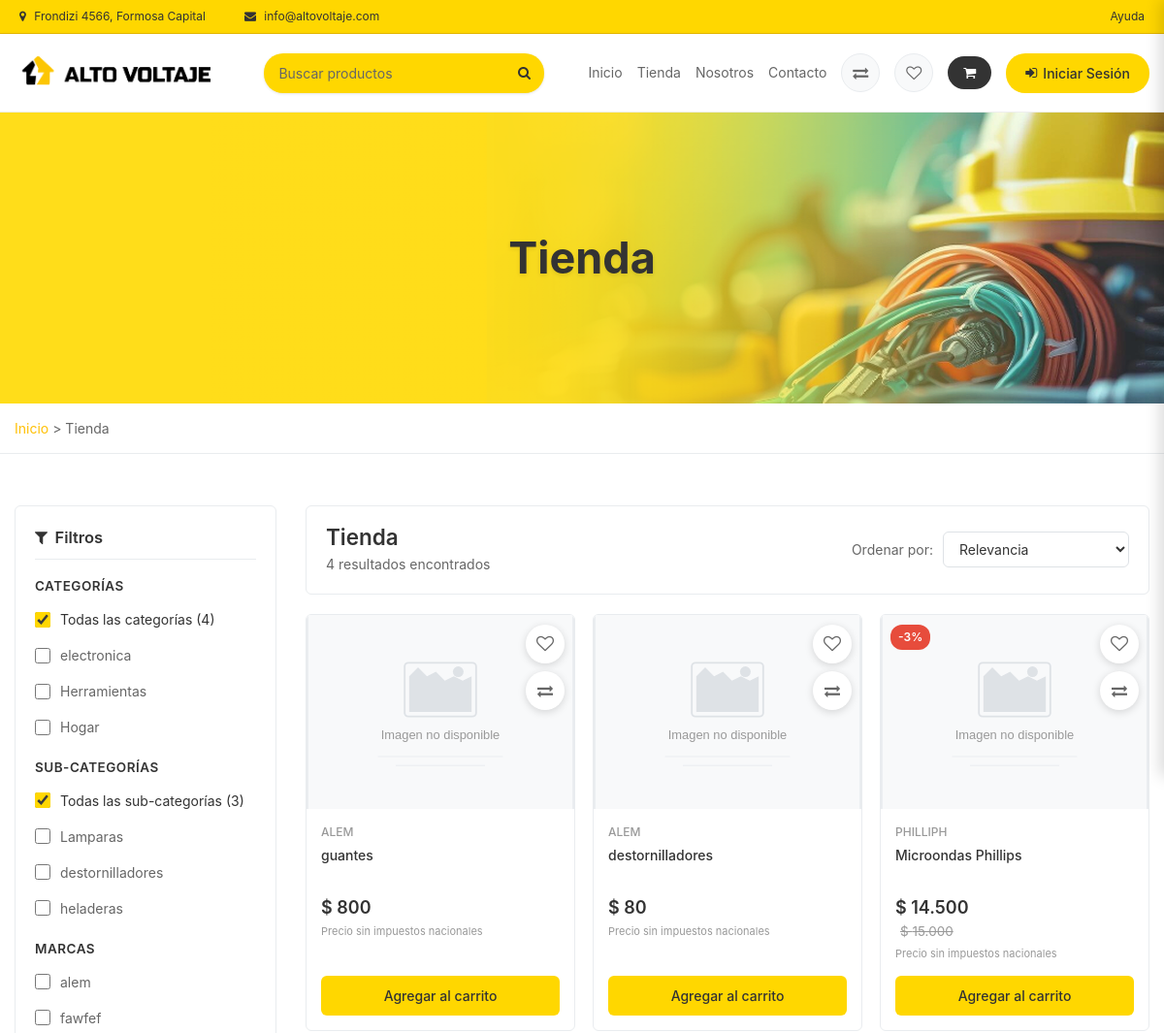
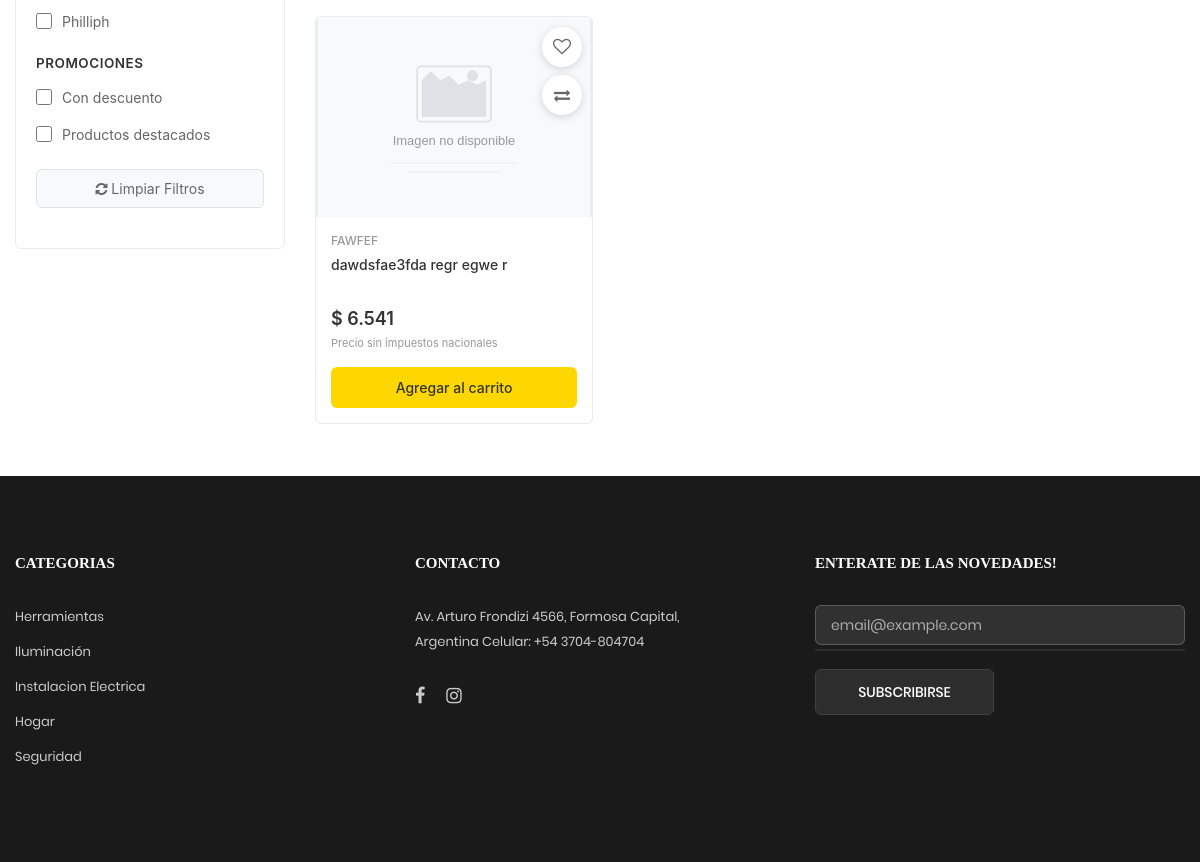
The page /tienda on the database as committed earlier (2 pictures, top to bottom).
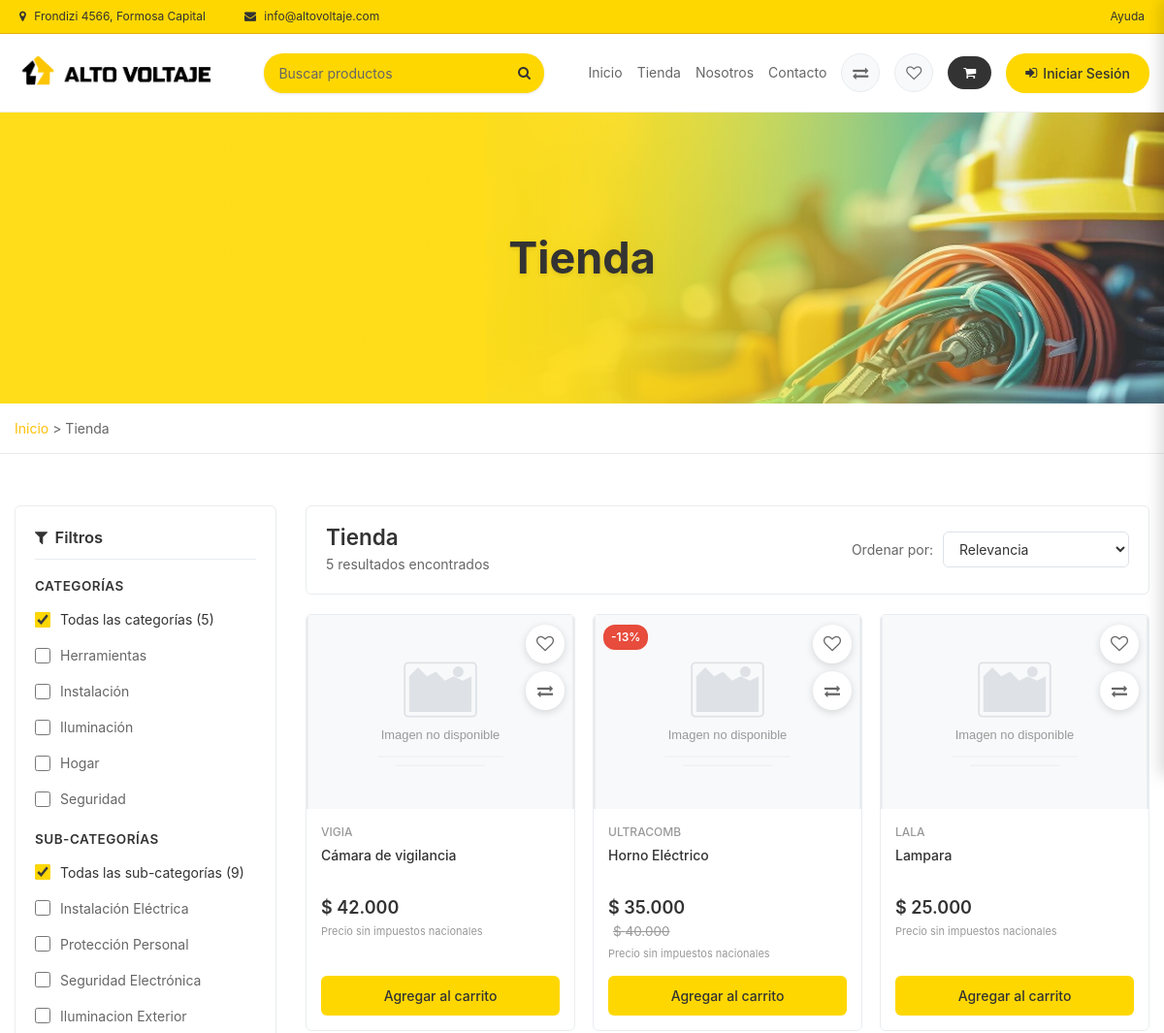
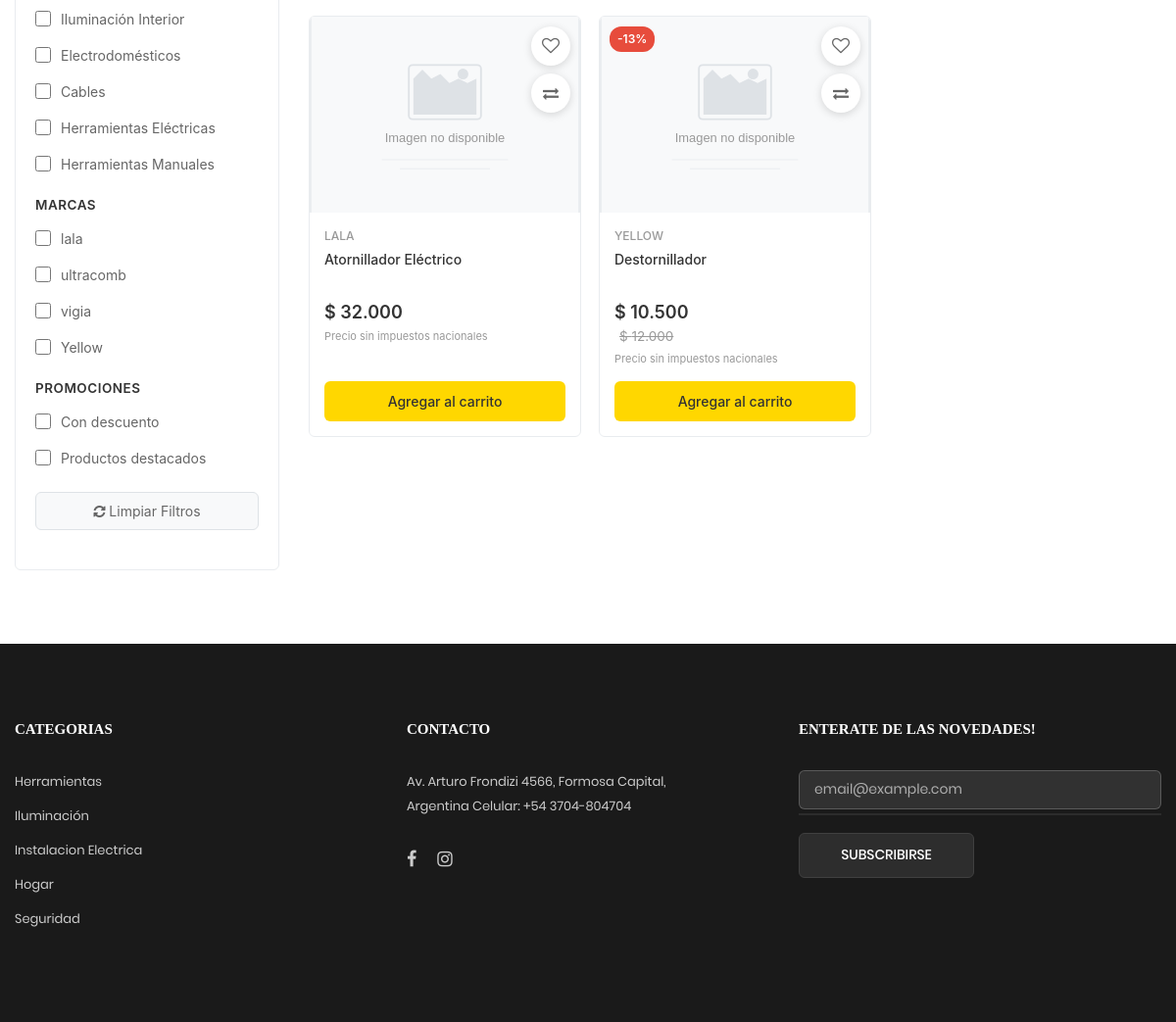
The same page on the database as committed later (2 pictures, top to bottom).
### tables this page shows
CREATE TABLE IF NOT EXISTS `categoria` (
  `idcategoria` bigint NOT NULL,
  `nombre` varchar(100) NOT NULL,
  `descripcion` text NOT NULL,
  `imagen_blob` mediumblob,
  `imagen_tipo` varchar(50) DEFAULT NULL,
  `imagen_nombre` varchar(255) DEFAULT NULL,
  `datecreated` datetime NOT NULL DEFAULT CURRENT_TIMESTAMP,
  `status` int NOT NULL DEFAULT '1',
  PRIMARY KEY (`idcategoria`)
);

CREATE TABLE IF NOT EXISTS `subcategoria` (
  `idSubCategoria` int NOT NULL,
  `categoria_idcategoria` bigint NOT NULL,
  `Nombre_SubCategoria` varchar(100) NOT NULL,
  `Descripcion_SubCategoria` varchar(450) NOT NULL,
  `Estado_SubCategoria` enum('ACTIVO','INACTIVO') NOT NULL DEFAULT 'ACTIVO',
  `Fecha_Creacion` timestamp NOT NULL DEFAULT CURRENT_TIMESTAMP,
  PRIMARY KEY (`idSubCategoria`,`categoria_idcategoria`),
  KEY `idx_subrubro_rubro` (`categoria_idcategoria`),
  KEY `fk_SubCategoria_Categoria1_idx` (`categoria_idcategoria`)
);

CREATE TABLE IF NOT EXISTS `producto` (
  `idProducto` int NOT NULL AUTO_INCREMENT,
  `SubCategoria_idSubCategoria` int NOT NULL,
  `Nombre_Producto` varchar(100) NOT NULL,
  `Descripcion_Producto` varchar(450) NOT NULL,
  `SKU` varchar(50) NOT NULL,
  `codigo_barras` varchar(50) DEFAULT NULL,
  `Marca` varchar(45) NOT NULL,
  `Precio_Costo` decimal(10,2) NOT NULL,
  `Precio_Venta` decimal(10,2) NOT NULL,
  `Precio_Oferta` decimal(10,2) DEFAULT NULL,
  `Margen_Ganancia` decimal(5,2) NOT NULL,
  `Stock_Actual` int NOT NULL,
  `Estado_Producto` enum('Activo','Inactivo','Descontinuado') NOT NULL DEFAULT 'Activo',
  `En_Oferta` tinyint NOT NULL DEFAULT '0',
  `Es_Destacado` tinyint NOT NULL DEFAULT '0',
  `Inventario_id_Inventario` int NOT NULL,
  `Proveedor_id_Proveedor` int NOT NULL,
  `imagen_blob` mediumblob COMMENT 'Imagen del producto almacenada como BLOB',
  `imagen_tipo` varchar(50) DEFAULT NULL COMMENT 'Tipo MIME de la imagen',
  `imagen_nombre` varchar(255) DEFAULT NULL COMMENT 'Nombre original de la imagen',
  PRIMARY KEY (`idProducto`,`SubCategoria_idSubCategoria`,`Inventario_id_Inventario`,`Proveedor_id_Proveedor`),
  UNIQUE KEY `SKU_UNIQUE` (`SKU`),
  UNIQUE KEY `uq_producto_id_subcat` (`idProducto`,`SubCategoria_idSubCategoria`),
  UNIQUE KEY `codigo_barras` (`codigo_barras`),
  KEY `idx_prod_subrubro` (`SubCategoria_idSubCategoria`),
  KEY `idx_prod_inventario` (`Inventario_id_Inventario`),
  KEY `idx_prod_proveedor` (`Proveedor_id_Proveedor`),
  KEY `fk_Producto_SubCategoria1_idx` (`SubCategoria_idSubCategoria`)
);

### Libraries/Core/Views.php (called while the page is built)
<?php
    class Views {
        public function getView($controller, $view,$data="")
        {
            $controllerName = get_class($controller);
            if ($controllerName == "Home") {
                $viewPath = "Views/" . $view . ".php";
            } elseif ($controllerName == "Errors") {
                $viewPath = "Views/Errors/error.php";
            } else {
                $viewPath = "Views/" . $controllerName . "/" . $view . ".php";
            }
            require_once($viewPath);
        }
}
?>

### Controllers/Tienda.php (called while the page is built, shortened)
<?php
    class Tienda extends Controllers {
        public $model;
        public $categoriasModel;
        public $subcategoriasModel;
        public function __construct()
        {
            $this->model = new ProductosModel();
            $this->categoriasModel = new CategoriasModel();
            $this->subcategoriasModel = new SubcategoriasModel();
        }
        public function tienda()
        {
            $data['tag_page'] = "Tienda";
            $data['page_title'] = "Tienda - Alto Voltaje";
            $data['page_name'] = "tienda";
            try {
                $data['productos'] = $this->model->obtenerProductosActivos();
            } catch (Exception $e) {
                try {
                    $data['productos'] = $this->model->obtenerProductosActivosSimple();
                    if (!is_array($data['productos'])) {
                        $data['productos'] = [];
                    }
                } catch (Exception $e2) {
                    try {
                        $data['productos'] = $this->model->obtenerProductosActivosBasico();
                        if (!is_array($data['productos'])) {
                            $data['productos'] = [];
                        }
                    } catch (Exception $e3) {
                        $data['productos'] = [];
                    }
                }
            }
            try {
                $data['categorias'] = $this->categoriasModel->selectCategorias();
            } catch (Exception $e) {
                $data['categorias'] = [];
            }
            try {
                $data['subcategorias'] = $this->subcategoriasModel->selectSubCategorias();
            } catch (Exception $e) {
                error_log('Error obteniendo subcategorías: ' . $e->getMessage());
                $data['subcategorias'] = [];
            }
            try {
                $data['marcas'] = $this->model->obtenerMarcasUnicas();
            } catch (Exception $e) {
                $data['marcas'] = [];
            }
            $this->views->getView($this,"tienda",$data);
        }
        public function index()
        {
            $this->tienda();
        }
     }

### index.php (called while the page is built, shortened)
<?php
    require_once "Helpers/Helpers.php";
    require_once ("Libraries/Core/Load.php");

### Helpers/Helpers.php (called while the page is built, shortened)
<?php
function media(){
    return BASE_URL . "/Assets";
}
    function base_url(){
        return BASE_URL;
    }

### Libraries/Core/Msql.php (called while the page is built, shortened)
<?php
require_once __DIR__ . '/Conexion.php';
    class Msql extends Conexion
    {
        private $conexion;
        function __construct()
        {
            $this->conexion = $this->connect();
        }
            public function select_all(string $query, array $arrValues = [])
            {
                $this->strquery = $query;
                $this->arrValues = $arrValues;
                $result = $this->conexion->prepare($this->strquery);
                if (!$result->execute($this->arrValues)) {
                    return [];
                }
                $data = $result->fetchAll(PDO::FETCH_ASSOC);
                return is_array($data) ? $data : [];
            }
    }

### Libraries/Core/Conexion.php (called while the page is built)
<?php
class Conexion {
    private $connect;
    public function __construct() {
        try {
            $connectionString = "mysql:host=" . DB_HOST . ";dbname=" . DB_NAME . ";charset=" . DB_CHARSET;
            $this->connect = new PDO($connectionString, DB_USER, DB_PASSWORD);
            $this->connect->setAttribute(PDO::ATTR_ERRMODE, PDO::ERRMODE_EXCEPTION);
        } catch (PDOException $e) {
            $this->connect = null;
            echo "ERROR: " . $e->getMessage();
        }
    }
    public function connect() {
        return $this->connect;
    }
}

### Models/CategoriasModel.php (called while the page is built, shortened)
<?php
	require_once __DIR__ . '/../Libraries/Core/Msql.php';
	class CategoriasModel extends Msql
	{
		public function selectCategorias()
		{
			try {
				$sql = "SELECT idcategoria, nombre, descripcion, imagen_blob, imagen_tipo, imagen_nombre,
						       datecreated, status
						FROM categoria
						WHERE status != 0 ";
				$request = $this->select_all($sql);
				if (is_array($request)) {
					return $request;
				}
				return [];
			} catch (Exception $e) {
				error_log('Error en selectCategorias: ' . $e->getMessage());
				return [];
			}
		}
	}
 ?>

### Models/SubcategoriasModel.php (called while the page is built, shortened)
<?php
	require_once __DIR__ . '/../Libraries/Core/Msql.php';
	class SubcategoriasModel extends Msql
	{
		public function selectSubCategorias()
		{
			$sql = "SELECT s.IdSubCategoria,
					       s.Nombre_SubCategoria,
					       s.Descripcion_SubCategoria,
					       s.Estado_SubCategoria,
					       s.categoria_idcategoria,
					       c.nombre as categoria_nombre
					FROM subcategoria s
					INNER JOIN categoria c ON s.categoria_idcategoria = c.idcategoria
					WHERE s.Estado_SubCategoria != 0
					ORDER BY s.IdSubCategoria DESC";
			$request = $this->select_all($sql);
			return $request;
		}
    }
 ?>

### Models/ProductosModel.php (called while the page is built, shortened)
<?php
require_once __DIR__ . '/../Libraries/Core/Msql.php';
class ProductosModel extends Msql
{
    public function obtenerProductosActivos(): array
    {
        try {
            $sql = "SELECT p.*,
                           c.nombre as Nombre_Categoria,
                           sc.Nombre_SubCategoria,
                           pr.Nombre_Proveedor
                    FROM producto p
                    LEFT JOIN subcategoria sc ON p.SubCategoria_idSubCategoria = sc.idSubCategoria
                    LEFT JOIN categoria c ON sc.categoria_idcategoria = c.idcategoria
                    LEFT JOIN proveedor pr ON p.Proveedor_id_Proveedor = pr.id_Proveedor
                    WHERE p.Estado_Producto = 'Activo' AND p.Stock_Actual > 0
                    ORDER BY p.idProducto DESC";
            $result = $this->select_all($sql);
            if (is_array($result)) {
                return $result;
            }
            return [];
        } catch (Exception $e) {
            error_log('Error en obtenerProductosActivos: ' . $e->getMessage());
            return [];
        }
    }
}
?>

### Views/Tienda/tienda.php (the view, shortened to what the rows shown need)
<?php
	require_once(__DIR__ . '/../../Helpers/Helpers.php');
?>
<link rel="stylesheet" type="text/css" href="<?= media() ?>/css/tienda-minimal.css?v=1.0">
	<div class="hero-section">
		<div class="container">
			<div class="row">
				<div class="col-12">
					<h1 class="hero-title">Tienda</h1>
				</div>
			</div>
		</div>
	</div>
	<div class="main-content">
		<div class="container py-4">
			<div class="row">
				<div class="col-lg-3 col-md-4 mb-4">
					<div class="filters-sidebar" id="filters-sidebar">
						<div class="filter-section">
							<?php if (!empty($data['categorias'])): ?>
								<?php foreach ($data['categorias'] as $categoria): ?>
									<div class="filter-option">
										<input type="checkbox" id="cat-<?= $categoria['idcategoria'] ?>" data-category="<?= htmlspecialchars($categoria['nombre']) ?>">
										<label for="cat-<?= $categoria['idcategoria'] ?>"><?= htmlspecialchars($categoria['nombre']) ?></label>
									</div>
								<?php endforeach; ?>
							<?php endif; ?>
						</div>
						<div class="filter-section">
							<?php if (!empty($data['subcategorias'])): ?>
								<?php foreach ($data['subcategorias'] as $index => $subcategoria): ?>
									<?php
									$subcatId = $subcategoria['IdSubCategoria'] ?? $subcategoria['idSubCategoria'] ?? $subcategoria['id'] ?? 0;
									$subcatNombre = $subcategoria['Nombre_SubCategoria'] ?? $subcategoria['nombre'] ?? $subcategoria['Nombre'] ?? 'Sin nombre';
									?>
									<div class="filter-option">
										<input type="checkbox" id="subcat-<?= $subcatId ?>" data-subcategory="<?= htmlspecialchars($subcatNombre) ?>">
										<label for="subcat-<?= $subcatId ?>"><?= htmlspecialchars($subcatNombre) ?></label>
									</div>
								<?php endforeach; ?>
							<?php endif; ?>
						</div>
					</div>
				</div>
				<div class="col-lg-9 col-md-8">
					<div class="products-section">
						<div class="products-header">
							<div class="results-info">
								<h2>Tienda</h2>
							</div>
						</div>
				<div class="product-grid">
					<?php if (!empty($data['productos'])): ?>
						<?php foreach ($data['productos'] as $producto): ?>
							<div class="farmacity-product-card product-item"
								 data-category="<?= htmlspecialchars($producto['Nombre_Categoria'] ?? '') ?>"
								 data-subcategory="<?= htmlspecialchars($producto['Nombre_SubCategoria'] ?? '') ?>"
								 data-brand="<?= htmlspecialchars($producto['Marca'] ?? '') ?>"
								 data-price="<?= $producto['Precio_Venta'] ?>"
								 data-name="<?= htmlspecialchars($producto['Nombre_Producto']) ?>"
								 data-product-id="<?= $producto['idProducto'] ?>"
								 data-discount="<?= $producto['En_Oferta'] ?? 0 ?>"
								 data-featured="<?= $producto['Es_Destacado'] ?? 0 ?>"
								 style="cursor: pointer;"
								 title="Click para ver detalles">
								<div class="product-image-container">
									<?php if (!empty($producto['En_Oferta']) && $producto['En_Oferta'] == 1): ?>
										<div class="product-discount">
											<?php
											$descuento = round((($producto['Precio_Venta'] - $producto['Precio_Oferta']) / $producto['Precio_Venta']) * 100);
											echo '-' . $descuento . '%';
											?>
										</div>
									<?php endif; ?>
									<div class="product-actions">
										<div class="product-favorite" data-product-id="<?= $producto['idProducto'] ?>">
											<i class="fa fa-heart-o"></i>
										</div>
										<div class="product-compare" data-product-id="<?= $producto['idProducto'] ?>">
											<i class="fa fa-exchange"></i>
										</div>
									</div>
									<?php
									if (!empty($producto['imagen_blob'])) {
										$imageSrc = base_url() . '/productos/obtenerImagen/' . $producto['idProducto'];
									} else {
										$imageSrc = BASE_URL . '/Assets/images/product-not-available.svg';
									}
									?>
									<img src="<?= $imageSrc ?>"
										 alt="<?= htmlspecialchars($producto['Nombre_Producto']) ?>"
										 onerror="this.src='<?= BASE_URL ?>/Assets/images/product-not-available.svg'">
								</div>
								<div class="product-info">
									<div class="product-brand"><?= htmlspecialchars($producto['Marca'] ?? 'Alto Voltaje') ?></div>
									<div class="product-name"><?= htmlspecialchars($producto['Nombre_Producto']) ?></div>
									<div class="product-pricing">
										<?php if (!empty($producto['Precio_Oferta']) && $producto['En_Oferta'] == 1): ?>
											<span class="product-price-current">$ <?= number_format($producto['Precio_Oferta'], 0, ',', '.') ?></span>
											<span class="product-price-old">$ <?= number_format($producto['Precio_Venta'], 0, ',', '.') ?></span>
										<?php else: ?>
											<span class="product-price-current">$ <?= number_format($producto['Precio_Venta'], 0, ',', '.') ?></span>
										<?php endif; ?>
										<div class="product-tax-info">Precio sin impuestos nacionales</div>
									</div>
									<button class="product-add-button" onclick="event.stopPropagation(); addToCart(
										<?= $producto['idProducto'] ?>,
										'<?= htmlspecialchars($producto['Nombre_Producto'], ENT_QUOTES) ?>',
										<?= !empty($producto['En_Oferta']) && $producto['En_Oferta'] == 1 ? $producto['Precio_Oferta'] : $producto['Precio_Venta'] ?>,
										'<?= !empty($producto['imagen_blob']) ? base_url() . '/productos/obtenerImagen/' . $producto['idProducto'] : BASE_URL . '/Assets/images/product-not-available.svg' ?>',
										'<?= htmlspecialchars($producto['Marca'] ?? 'Alto Voltaje', ENT_QUOTES) ?>'
									)">
										Agregar al carrito
									</button>
								</div>
							</div>
						<?php endforeach; ?>
					<?php endif; ?>
				</div>
				</div>
			</div>
		</div>
	</div>
<link rel="stylesheet" type="text/css" href="<?= media() ?>/css/auth-modal-favoritos.css">

Rows that differ between the two databases and show on the page:
removed categoria: nombre "electronica"
removed subcategoria: Nombre_SubCategoria "Lamparas"
removed subcategoria: Nombre_SubCategoria "destornilladores"
removed producto: Marca "ALEM", Nombre_Producto "guantes", Precio_Venta "800"
removed producto: Marca "ALEM", Nombre_Producto "destornilladores", Precio_Venta "80"
removed producto: descuento "3", Marca "PHILLIPH", Nombre_Producto "Microondas Phillips", Precio_Oferta "14.500", Precio_Venta "15.000"
removed producto: Marca "FAWFEF", Nombre_Producto "dawdsfae3fda regr egwe r", Precio_Venta "6.541"
added categoria: nombre "Instalación"
added categoria: nombre "Iluminación"
added categoria: nombre "Seguridad"
added subcategoria: Nombre_SubCategoria "Instalación Eléctrica"
added subcategoria: Nombre_SubCategoria "Protección Personal"
added subcategoria: Nombre_SubCategoria "Seguridad Electrónica"
added subcategoria: Nombre_SubCategoria "Iluminacion Exterior"
added subcategoria: Nombre_SubCategoria "Iluminación Interior"
added subcategoria: Nombre_SubCategoria "Electrodomésticos"
added subcategoria: Nombre_SubCategoria "Cables"
added subcategoria: Nombre_SubCategoria "Herramientas Eléctricas"
changed subcategoria: Nombre_SubCategoria "heladeras" → "Herramientas Manuales"
added producto: Marca "VIGIA", Nombre_Producto "Cámara de vigilancia", Precio_Venta "42.000"
added producto: descuento "13", Marca "ULTRACOMB", Nombre_Producto "Horno Eléctrico", Precio_Oferta "35.000", Precio_Venta "40.000"
added producto: Marca "LALA", Nombre_Producto "Lampara", Precio_Venta "25.000"
added producto: Marca "LALA", Nombre_Producto "Atornillador Eléctrico", Precio_Venta "32.000"
added producto: descuento "13", Marca "YELLOW", Nombre_Producto "Destornillador", Precio_Oferta "10.500", Precio_Venta "12.000"
Other text that changed with them:
count($data['productos']): "4" → "5"
count($data['subcategorias']): "3" → "9"
text written by a page script: "4 resultados encontrados" → "5 resultados encontrados"
new list line: "☐ lala"
new list line: "☐ ultracomb"
new list line: "☐ vigia"
new list line: "☐ Yellow"
list line gone: "☐ alem"
list line gone: "☐ fawfef"
list line gone: "☐ Philliph"
